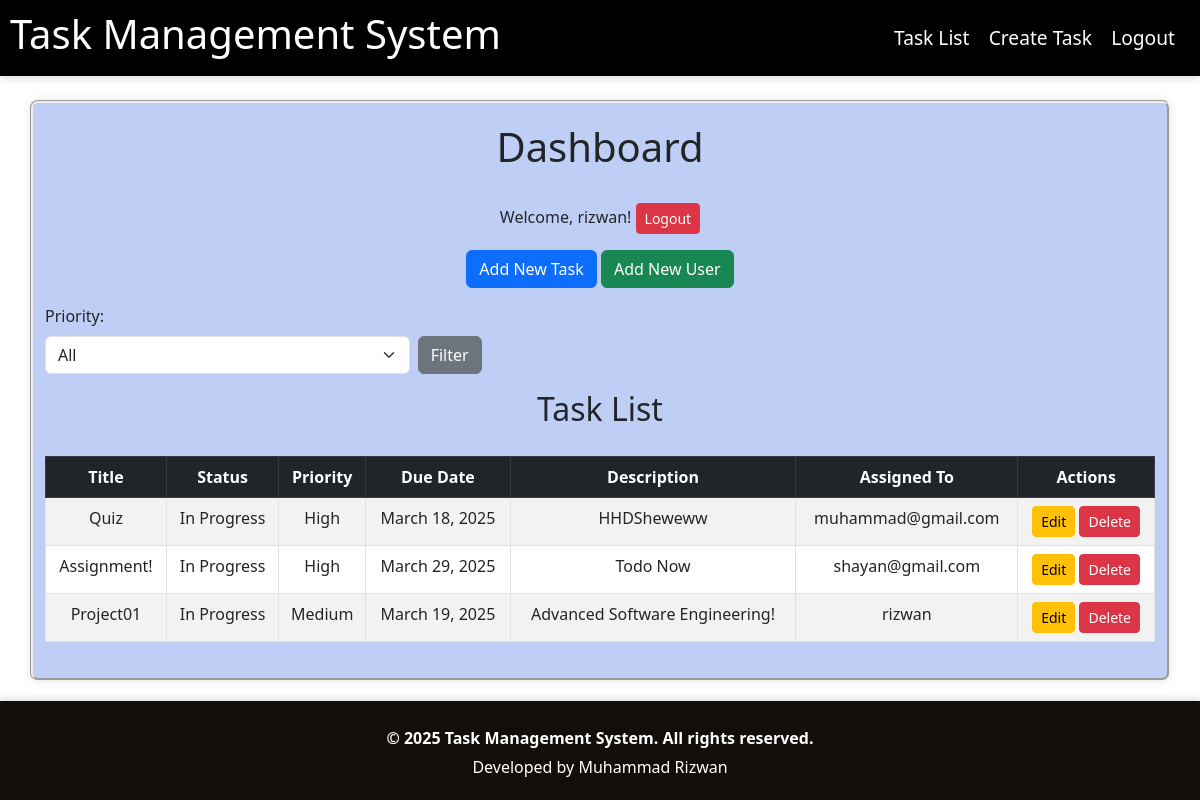
Page /tasks/ (signed in) on the committed database.
### tasks/models.py (models this page shows, shortened)
class Task(models.Model):
    STATUS_CHOICES = [
        ('Pending', 'Pending'),
        ('In Progress', 'In Progress'),
        ('Completed', 'Completed'),
    ]
    PRIORITY_CHOICES = [
        ('Low', 'Low'),
        ('Medium', 'Medium'),
        ('High', 'High'),
    ]
    title = models.CharField(max_length=200)
    description = models.TextField()
    status = models.CharField(max_length=50, choices=STATUS_CHOICES, default='Pending')
    priority = models.CharField(max_length=50, choices=PRIORITY_CHOICES, default='Medium')
    due_date = models.DateField()
    assigned_to = models.ForeignKey(User, on_delete=models.SET_NULL, null=True, blank=True, related_name='assigned_tasks')

### tasks/views.py (the view)
# urls.py: path('', views.task_list, name='task_list'),
@login_required
def task_list(request):
    status_filter = request.GET.get('status')
    priority_filter = request.GET.get('priority')
    if request.user.is_superuser:
        tasks = Task.objects.all()  # Admin sees all tasks
    else:
        tasks = Task.objects.filter(assigned_to=request.user)  # Users see only their tasks
    if status_filter:
        tasks = tasks.filter(status=status_filter)
    if priority_filter:
        tasks = tasks.filter(priority=priority_filter)
    return render(request, 'tasks/task_list.html', {'tasks': tasks})

### tasks/templates/tasks/task_list.html (shortened to what this page needs)
{% extends 'base_generic.html' %}
{% load static %}
{% block page_css %}
  <link rel="stylesheet" type="text/css" href="{% static 'css/task_list.css' %}">
  <link rel="stylesheet" href="https://cdn.jsdelivr.net/npm/bootstrap@5.3.0/dist/css/bootstrap.min.css">
{% endblock %}
{% block content %}
<!DOCTYPE html>
<html lang="en">
<head>
</head>
<body>
    <div class="container mt-4">
        <h1 class="text-center">Dashboard</h1><br>
        {% if user.is_authenticated %}
            <p class="text-center">Welcome, {{ user.username }}! <a href="{% url 'logout' %}" class="btn btn-danger btn-sm">Logout</a></p>
            <div class="text-center mb-3">
                {% if user.is_superuser %}
                    <a href="{% url 'create_task' %}" class="btn btn-primary">Add New Task</a>
                    <a href="{% url 'create_user' %}" class="btn btn-success">Add New User</a>
                {% endif %}
            </div>
        {% else %}
            <div class="text-center"><a href="{% url 'login' %}" class="btn btn-primary">Login</a></div>
        {% endif %}
        <form method="GET" action="{% url 'task_list' %}" class="row g-2 mb-3">
            <div class="col-md-4">
                <label for="priority" class="form-label">Priority:</label>
                <select name="priority" id="priority" class="form-select">
                    <option value="">All</option>
                </select>
            </div>
            <div class="col-md-2 d-flex align-items-end">
                <button type="submit" class="btn btn-secondary">Filter</button>
            </div>
        </form>
        <h2 class="text-center">Task List</h2>
        <div class="table-responsive">
            <table class="table table-bordered table-striped">
                <thead class="table-dark">
                    <tr>
                        <th>Title</th>
                        <th>Status</th>
                        <th>Priority</th>
                        <th>Due Date</th>
                        <th>Description</th>
                        <th>Assigned To</th>
                        <th>Actions</th>
                    </tr>
                </thead>
                <tbody>
                    {% for task in tasks %}
                    <tr>
                        <td>{{ task.title }}</td>
                        <td>{{ task.status }}</td>
                        <td>{{ task.priority }}</td>
                        <td>{{ task.due_date }}</td>
                        <td>{{ task.description }}</td>
                        <td>{{ task.assigned_to.username|default:"Unassigned" }}</td>
                        <td class="task-actions">
                            <a href="{% url 'edit_task' task.id %}" class="btn btn-warning btn-sm">Edit</a>
                            <a href="{% url 'delete_task' task.id %}" onclick="return confirm('Are you sure?');" class="btn btn-danger btn-sm">Delete</a>
                        </td>
                    </tr>
                    {% empty %}
                    <tr>
                        <td colspan="7" class="text-center">No tasks available.</td>
                    </tr>
                    {% endfor %}
                </tbody>
            </table>
        </div>
    </div>
</body>
</html>
{% endblock %}

### tasks/static/css/styles.css (style rules this page uses)
body { font-family: Arial, sans-serif; margin: 0; padding: 0; background-color: #bfcef5; display: flex; flex-direction: column; min-height: 100vh; }
h1 { font-size: 2em; margin: 0; font-weight: bold; text-align: center; }

### tasks/static/css/task_list.css (style rules this page uses)
body { font-family: Arial, sans-serif; margin: 0; padding: 0; background-color: #bfcef5; display: flex; flex-direction: column; min-height: 100vh; }
.container { width: 80%; margin: 20px auto; background: #bfcef5; padding: 20px; box-shadow: 0px 0px 10px rgba(0, 0, 0, 0.1); border-radius: 8px; border-style: groove; flex: 1; }
h1, h2 { text-align: center; color: #000000; }
button, .btn { padding: 10px 15px; border-radius: 5px; cursor: pointer; font-size: 14px; }
button { background-color: #007bff; color: white; }
.btn-danger { background-color: #dc3545; }
table { text-align: center; width: 100%; border-collapse: collapse; margin-top: 20px; }
table, th, td { border: 1px solid #ddd; padding: 10px; }
th { background-color: #007bff; color: white; }
tr:nth-child(even) { background-color: #f9f9f9; }
.task-actions { gap: 0px; }

### tasks/templates/tasks/task_list.html (style rules this page uses)
.table-responsive { overflow-x: auto; }

### rows in the picture
Task: title "Quiz", status "In Progress", priority "High", due_date "March 18, 2025", description "HHDSheweww", assigned_to.username "muhammad@gmail.com"
Task: title "Assignment!", status "In Progress", priority "High", due_date "March 29, 2025", description "Todo Now", assigned_to.username "shayan@gmail.com"
Task: title "Project01", status "In Progress", priority "Medium", due_date "March 19, 2025", description "Advanced Software Engineering!", assigned_to.username "rizwan"

### other values in the picture
{{ user.username }} "rizwan"
